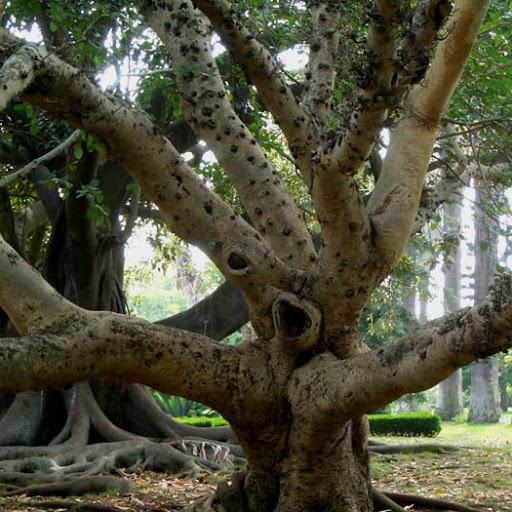
#> input picture arvore.jpg, 512 x 512 px
$ python otsu_imagem_luminancia.py ../arvore.jpg
#> lines starting #> are read from the running program, lines starting #| are printed output that depends on the picture; after the words box and inside, x2 and y2 are one past the last pixel; in counts of white or black regions, pixels touching at a corner belong together
import numpy as np
import cv2
import sys


# 1 - Abre imagem colorida
# 2 - Converte para tons de cinza
# 3 - Aplica o otsu (criar função)
# 4 - Pega pixels pretos
# 5 - Normaliza eles

imagem_rgb = cv2.imread(sys.argv[1], cv2.IMREAD_COLOR)
#> imagem_rgb is the input picture: shape (512, 512, 3); mean B, G, R 61.1, 80.9, 80.7

image_cinza = cv2.cvtColor(imagem_rgb, cv2.COLOR_BGR2GRAY)
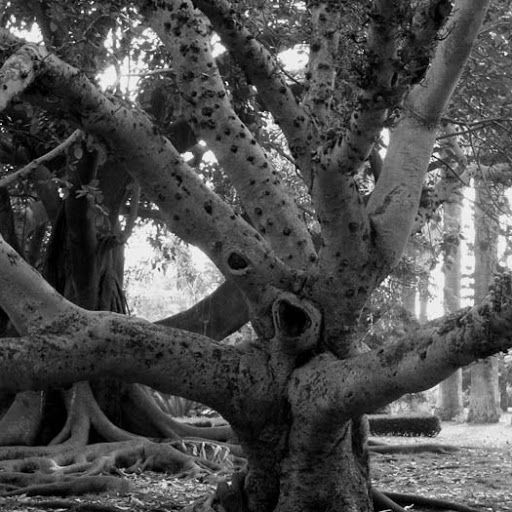
#> image_cinza: shape (512, 512); min 0, max 254, mean 78.6


def Otsu(img):
    hist = cv2.calcHist([img], [0], None, [256], [0, 256])
#> hist = 256 values, max 2491 at index 53, min 0 at index 255, mean 1024
    hist_norm = hist.ravel() / hist.max()
#> hist_norm = 256 values, max 1 at index 53, min 0 at index 255, mean 0.411
    Q = hist_norm.cumsum()
#> Q = 256 values from 0.244 to 105.2

    bins = np.arange(256)

    fn_min = np.inf
    thresh = -1

    for i in range(1, 256):
        p1, p2 = np.hsplit(hist_norm, [i])  # probabilities
        q1, q2 = Q[i], Q[255] - Q[i]  # cum sum of classes
        b1, b2 = np.hsplit(bins, [i])  # weights

        # finding means and variances
        m1, m2 = np.sum(p1 * b1) / q1, np.sum(p2 * b2) / q2
        v1, v2 = np.sum(((b1 - m1)**2) * p1) / \
            q1, np.sum(((b2 - m2)**2) * p2) / q2

        # calculates the minimization function
        fn = v1 * q1 + v2 * q2
        if fn < fn_min:
            fn_min = fn
            thresh = i
#> this loop made 255 passes
#> (p1, q1, q2, m1, m2, v1, v2, fn) on passes 1 to 6: ([0.244], 0.721, 104.5, 0, 79.11, 0, 2936.9, 306952.4), ([0.244, 0.477], 1.07, 104.2, 0.444, 79.37, 0.182, 2919, 304052.9), ([0.244, 0.477, 0.353], 1.39, 103.8, 0.851, 79.61, 0.47, 2907.6, 301944.6), ([0.244, 0.477, 0.353, 0.316], 1.76, 103.5, 1.21, 79.88, 0.915, 2900.1, 300099.8), ([0.244, 0.477, 0.353, 0.316, 0.369], 2.09, 103.1, 1.73, 80.12, 1.64, 2888.8, 297984), ([0.244, 0.477, 0.353, 0.316, 0.369, 0.329], 2.46, 102.8, 2.14, 80.39, 2.42, 2881.3, 296137.4)
#> (q1, q2, m1, m2, v1, v2, fn, fn_min) on passes 9 to 14: (3.83, 101.4, 3.66, 81.39, 6.13, 2853.9, 289438.1, 289438.1), (4.36, 100.9, 4.24, 81.78, 7.73, 2843.4, 286870.5, 286870.5), (4.89, 100.3, 4.86, 82.16, 9.48, 2831.5, 284161.6, 284161.6), (5.47, 99.76, 5.43, 82.58, 11.24, 2820.9, 281489.1, 281489.1), (6.03, 99.21, 6.07, 82.97, 13.23, 2808, 278652.6, 278652.6), (6.62, 98.62, 6.63, 83.39, 15.16, 2797.3, 275972.6, 275972.6)
    return thresh


def Threshold(img, threshold):
#> called with threshold = 104
    preto = np.abs(img) < threshold
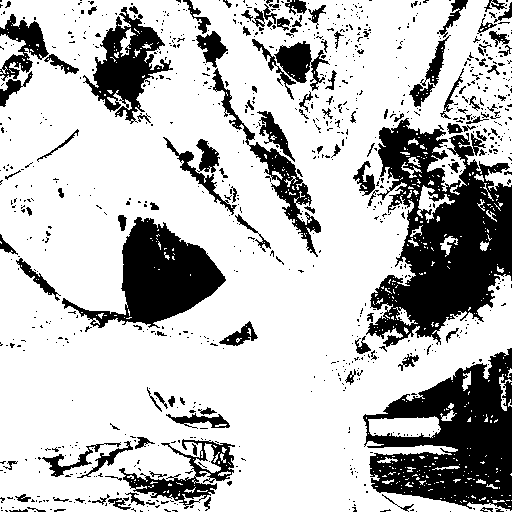
#> preto: shape (512, 512) bool; 74.6% white; 920 black regions (792 under 20 px), largest, box (x1, y1, x2, y2) and area: (366, 118, 512, 347) 17961, (363, 348, 512, 511) 13731, (62, 217, 226, 328) 7798
    img[preto] = 0
    branco = np.abs(img) > threshold
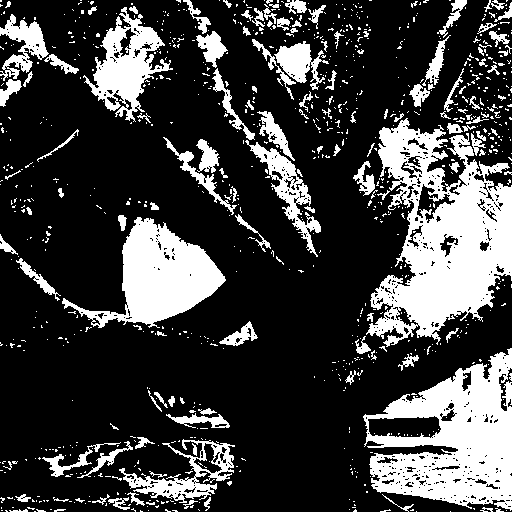
#> branco: shape (512, 512) bool; 24.9% white; 925 white regions (799 under 20 px), largest, box (x1, y1, x2, y2) and area: (366, 118, 512, 347) 17554, (363, 348, 512, 511) 13624, (62, 217, 226, 328) 7775
    img[branco] = 255
    return img


valor_otsu = Otsu(image_cinza)
imgT = Threshold(image_cinza, valor_otsu)


def CorrecaoDeContrasteLinear(imagem_original, imagem_otsu):
    valores = np.where(imagem_otsu == 0)
    correcao_linear = imagem_original[valores]
    minimo = np.min(correcao_linear)
    maximo = np.max(correcao_linear)
    a = 255 / (maximo - minimo)
    b = -a * minimo
    correcao = np.uint8(a * correcao_linear + b)
    imagem_original[valores] = correcao
    return imagem_original


B = imagem_rgb[:, :, 0]
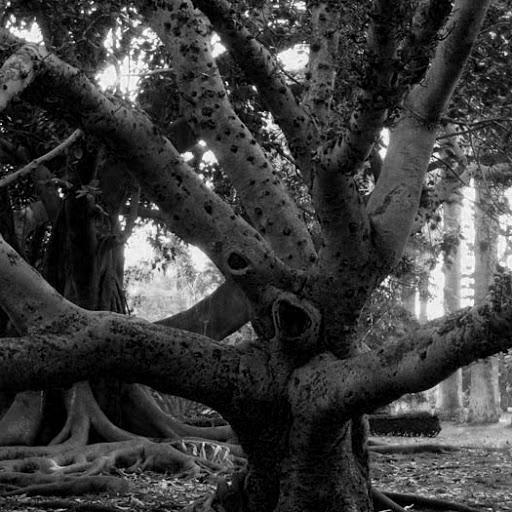
#> B: shape (512, 512); min 0, max 255, mean 61.1
G = imagem_rgb[:, :, 1]
R = imagem_rgb[:, :, 2]
imagem_rgb[:, :, 0] = CorrecaoDeContrasteLinear(B, imgT)
imagem_rgb[:, :, 1] = CorrecaoDeContrasteLinear(G, imgT)
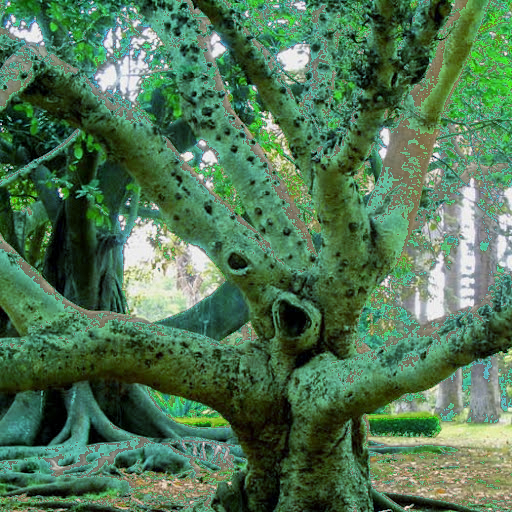
#> imagem_rgb: shape (512, 512, 3); mean B, G, R 85.1, 118.5, 80.7
imagem_rgb[:, :, 2] = CorrecaoDeContrasteLinear(R, imgT)
#> in CorrecaoDeContrasteLinear (call 3), `imagem_original[valores] = correcao`:
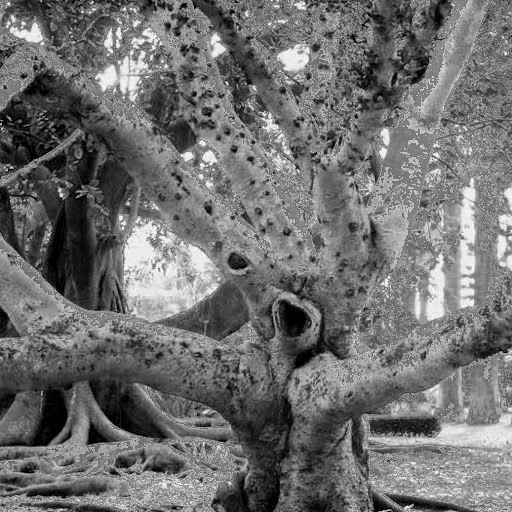
#> imagem_original: shape (512, 512); min 0, max 255, mean 111.4
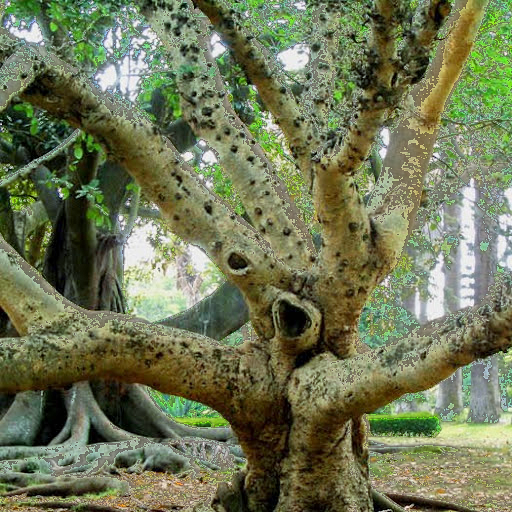
#> imagem_rgb: shape (512, 512, 3); mean B, G, R 85.1, 118.5, 111.4
# imgTeste = Threshold(image_cinza, 104)

cv2.imshow("Correção de Contraste Linear", imagem_rgb)
cv2.imwrite("ContrasteLinear.png", imagem_rgb)

cv2.waitKey(0)
cv2.destroyAllWindows()
